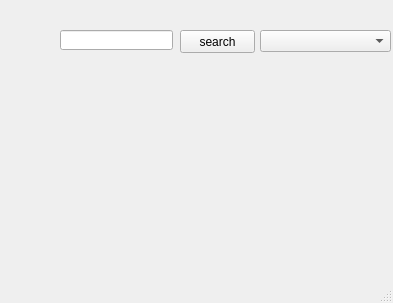
<?xml version="1.0" encoding="UTF-8"?>
<ui version="4.0">
 <class>Search</class>
 <widget class="QMainWindow" name="Search">
  <property name="geometry">
   <rect>
    <x>0</x>
    <y>0</y>
    <width>393</width>
    <height>303</height>
   </rect>
  </property>
  <property name="windowTitle">
   <string>MainWindow</string>
  </property>
  <widget class="QWidget" name="centralwidget">
   <widget class="QPushButton" name="pushButton">
    <property name="geometry">
     <rect>
      <x>180</x>
      <y>30</y>
      <width>75</width>
      <height>23</height>
     </rect>
    </property>
    <property name="text">
     <string>search</string>
    </property>
   </widget>
   <widget class="QLabel" name="label">
    <property name="geometry">
     <rect>
      <x>70</x>
      <y>120</y>
      <width>91</width>
      <height>21</height>
     </rect>
    </property>
    <property name="text">
     <string/>
    </property>
   </widget>
   <widget class="QLineEdit" name="lineEdit">
    <property name="geometry">
     <rect>
      <x>60</x>
      <y>30</y>
      <width>113</width>
      <height>20</height>
     </rect>
    </property>
   </widget>
   <widget class="QComboBox" name="comboBox">
    <property name="geometry">
     <rect>
      <x>260</x>
      <y>30</y>
      <width>131</width>
      <height>22</height>
     </rect>
    </property>
   </widget>
  </widget>
  <widget class="QMenuBar" name="menubar">
   <property name="geometry">
    <rect>
     <x>0</x>
     <y>0</y>
     <width>393</width>
     <height>21</height>
    </rect>
   </property>
  </widget>
  <widget class="QStatusBar" name="statusbar"/>
 </widget>
 <resources/>
 <connections/>
</ui>
